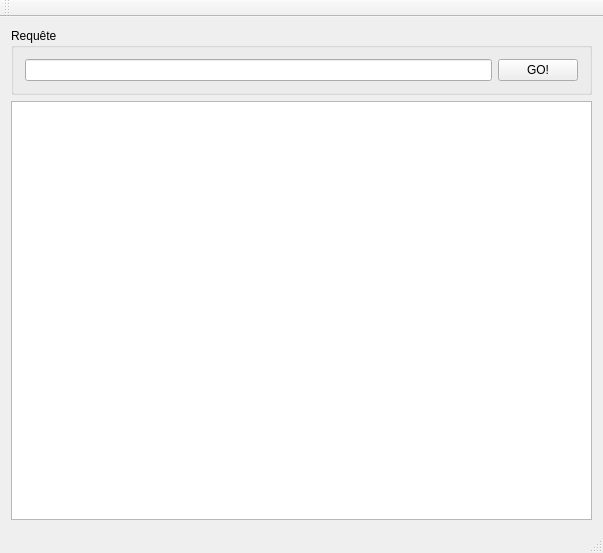
<?xml version="1.0" encoding="UTF-8"?>
<ui version="4.0">
 <class>MainWindow</class>
 <widget class="QMainWindow" name="MainWindow">
  <property name="geometry">
   <rect>
    <x>0</x>
    <y>0</y>
    <width>603</width>
    <height>553</height>
   </rect>
  </property>
  <property name="windowTitle">
   <string>MainWindow</string>
  </property>
  <widget class="QWidget" name="centralWidget">
   <layout class="QVBoxLayout" name="verticalLayout">
    <item>
     <widget class="QGroupBox" name="groupBox">
      <property name="title">
       <string>Requête</string>
      </property>
      <layout class="QHBoxLayout" name="horizontalLayout">
       <item>
        <widget class="QLineEdit" name="query_input"/>
       </item>
       <item>
        <widget class="QPushButton" name="go_button">
         <property name="text">
          <string>GO!</string>
         </property>
        </widget>
       </item>
      </layout>
     </widget>
    </item>
    <item>
     <widget class="QTextBrowser" name="textBrowser"/>
    </item>
   </layout>
  </widget>
  <widget class="QMenuBar" name="menuBar">
   <property name="geometry">
    <rect>
     <x>0</x>
     <y>0</y>
     <width>603</width>
     <height>25</height>
    </rect>
   </property>
  </widget>
  <widget class="QToolBar" name="mainToolBar">
   <attribute name="toolBarArea">
    <enum>TopToolBarArea</enum>
   </attribute>
   <attribute name="toolBarBreak">
    <bool>false</bool>
   </attribute>
  </widget>
  <widget class="QStatusBar" name="statusBar"/>
 </widget>
 <layoutdefault spacing="6" margin="11"/>
 <resources/>
 <connections/>
</ui>
